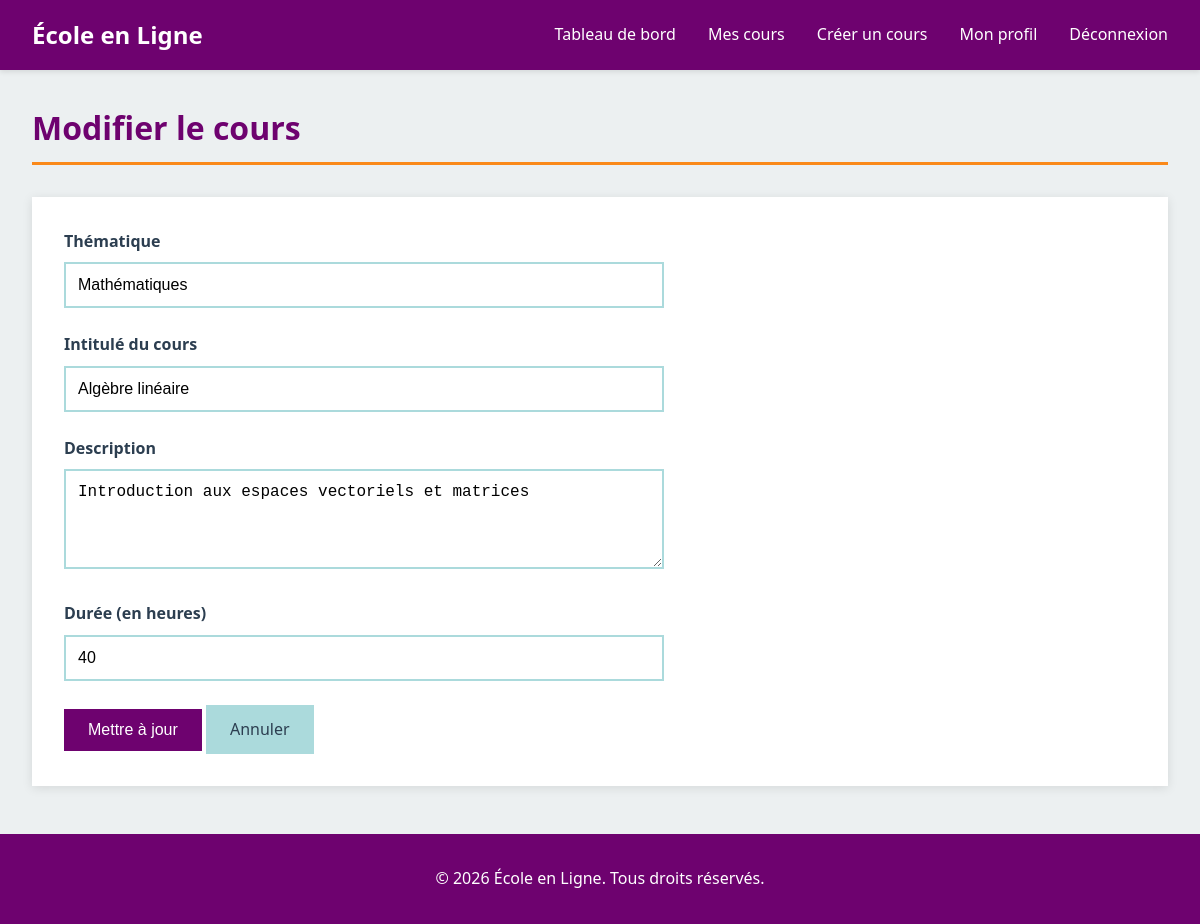
The page /teacher/edit-course/1 (signed in) on the database its author committed.
### tables this page shows
CREATE TABLE cours (
    id_cours INT PRIMARY KEY AUTO_INCREMENT,
    id_professeur INT NOT NULL,
    thematique VARCHAR(100) NOT NULL,
    intitule VARCHAR(255) NOT NULL,
    description TEXT NOT NULL,
    duree_heures INT NOT NULL,
    created_at TIMESTAMP DEFAULT CURRENT_TIMESTAMP,
    FOREIGN KEY (id_professeur) REFERENCES professeur(id_professeur) ON DELETE CASCADE
);

### controllers/TeacherController.php (called while the page is built, shortened)
<?php
require_once __DIR__ . '/../models/Course.php';
class TeacherController {
    public function editCourse($courseId) {
        $courseModel = new Course();
        $course = $courseModel->getById($courseId);
        require_once __DIR__ . '/../views/teacher/edit_course.php';
    }
}
?>

### models/course.php (called while the page is built, shortened)
<?php
require_once __DIR__ . '/../config/Database.php';
class Course {
    private $conn;
    private $table = 'cours';
    public function __construct() {
        $database = new Database();
        $this->conn = $database->getConnection();
    }
    public function getById($courseId) {
        $query = "SELECT c.*, p.nom as prof_nom, p.prenom as prof_prenom, p.specialite,
                  (SELECT COUNT(*) FROM inscription WHERE id_cours = c.id_cours) as nb_etudiants
                  FROM " . $this->table . " c
                  JOIN professeur p ON c.id_professeur = p.id_professeur
                  WHERE c.id_cours = :id";
        $stmt = $this->conn->prepare($query);
        $stmt->bindParam(':id', $courseId);
        $stmt->execute();
        return $stmt->fetch();
    }
}
?>

### config/database.php (called while the page is built)
<?php
class Database {
    private $host = DB_HOST;
    private $db_name = DB_NAME;
    private $username = DB_USER;
    private $password = DB_PASS;
    private $conn = null;
    public function getConnection() {
        if ($this->conn === null) {
            try {
                $this->conn = new PDO(
                    "mysql:host=" . $this->host . ";dbname=" . $this->db_name . ";charset=utf8mb4",
                    $this->username,
                    $this->password
                );
                $this->conn->setAttribute(PDO::ATTR_ERRMODE, PDO::ERRMODE_EXCEPTION);
                $this->conn->setAttribute(PDO::ATTR_DEFAULT_FETCH_MODE, PDO::FETCH_ASSOC);
            } catch(PDOException $e) {
                die("Erreur de connexion : " . $e->getMessage());
            }
        }
        return $this->conn;
    }
}
?>

### views/teacher/edit_course.php (the view, shortened to what this page needs)
<?php
require_once __DIR__ . '/../layout/header.php';
?>
<div class="container">
    <h1>Modifier le cours</h1>
    <div class="content-wrapper">
        <form action="<?php echo BASE_URL; ?>/teacher/update-course/<?php echo $course['id_cours']; ?>" method="POST">
            <div class="form-group">
                <label for="thematique">Thématique</label>
                <input type="text" id="thematique" name="thematique" value="<?php echo htmlspecialchars($course['thematique']); ?>" required>
            </div>
            <div class="form-group">
                <label for="intitule">Intitulé du cours</label>
                <input type="text" id="intitule" name="intitule" value="<?php echo htmlspecialchars($course['intitule']); ?>" required>
            </div>
            <div class="form-group">
                <label for="description">Description</label>
                <textarea id="description" name="description"><?php echo htmlspecialchars($course['description']); ?></textarea>
            </div>
            <div class="form-group">
                <label for="duree_heures">Durée (en heures)</label>
                <input type="number" id="duree_heures" name="duree_heures" value="<?php echo $course['duree_heures']; ?>" min="1" required>
            </div>
            <button type="submit" class="btn btn-primary">Mettre à jour</button>
            <a href="<?php echo BASE_URL; ?>/teacher/my-courses" class="btn btn-secondary">Annuler</a>
        </form>
    </div>
</div>
<?php require_once __DIR__ . '/../layout/footer.php'; ?>

### public/css/style.css (style rules this page uses)
:root { --primary: #6E026F; --secondary: #ABDADC; --accent: #F1E6C9; --highlight: #FA891A; --dark: #2c3e50; --light: #ecf0f1; --white: #ffffff; --gray: #95a5a6; --success: #27ae60; --danger: #e74c3c; }
* { margin: 0; padding: 0; box-sizing: border-box; }
body { font-family: 'Segoe UI', Tahoma, Geneva, Verdana, sans-serif; line-height: 1.6; color: var(--dark); background-color: var(--light); }
a { text-decoration: none; color: inherit; }
.container { max-width: 1200px; margin: 2rem auto; padding: 0 2rem; }
.content-wrapper { background-color: var(--white); padding: 2rem; margin: 2rem 0; box-shadow: 0 2px 10px rgba(0,0,0,0.1); }
h1 { color: var(--primary); margin-bottom: 1.5rem; font-size: 2rem; border-bottom: 3px solid var(--highlight); padding-bottom: 0.5rem; }
form { max-width: 600px; }
.form-group { margin-bottom: 1.5rem; }
label { display: block; margin-bottom: 0.5rem; font-weight: 600; color: var(--dark); }
input[type="text"], input[type="email"], input[type="password"], input[type="date"], input[type="number"], select, textarea { width: 100%; padding: 0.75rem; border: 2px solid var(--secondary); background-color: var(--white); font-size: 1rem; transition: border-color 0.3s; }
textarea { resize: vertical; min-height: 100px; }
.btn { display: inline-block; padding: 0.75rem 1.5rem; border: none; cursor: pointer; font-size: 1rem; transition: all 0.3s; text-align: center; }
.btn-primary { background-color: var(--primary); color: var(--white); }
.btn-secondary { background-color: var(--secondary); color: var(--dark); }

### rows shown on the page
cours: thematique "Mathématiques", intitule "Algèbre linéaire", description "Introduction aux espaces vectoriels et matrices", duree_heures "40"
